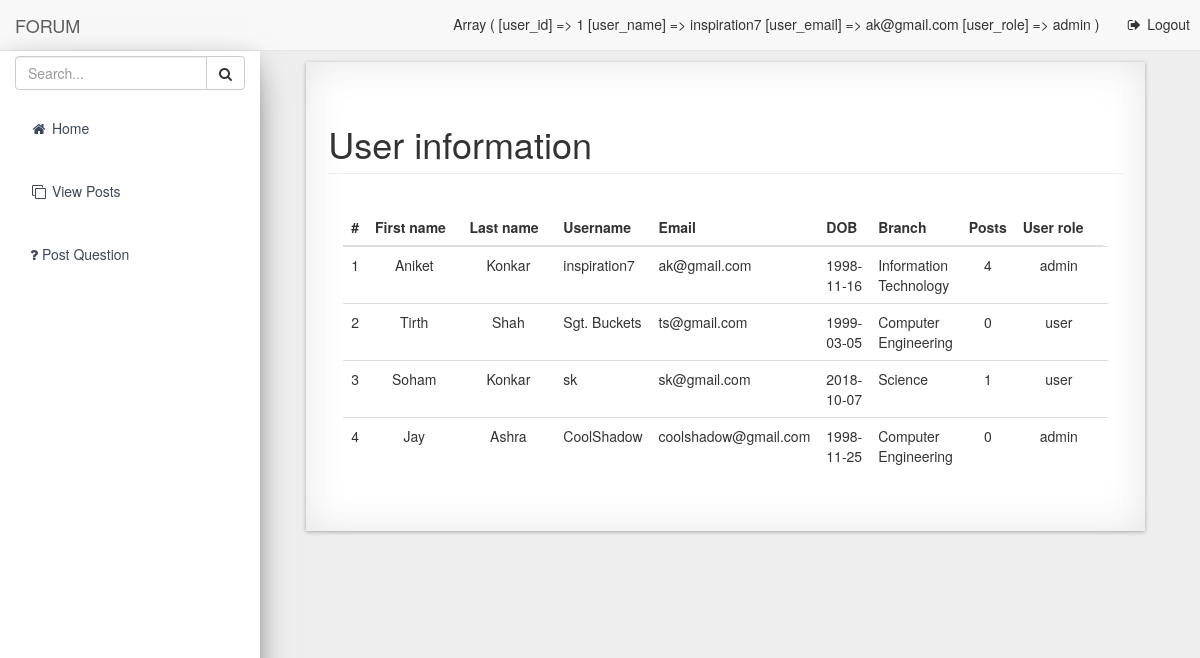
The page /admin/users.php (signed in) on the database its author committed.
### tables this page shows
CREATE TABLE `users` (
  `user_id` int(11) NOT NULL,
  `first_name` varchar(255) NOT NULL,
  `last_name` varchar(255) NOT NULL,
  `user_name` varchar(255) NOT NULL,
  `user_password` varchar(255) NOT NULL,
  `user_email` varchar(255) NOT NULL,
  `user_dob` date NOT NULL,
  `user_branch` varchar(255) NOT NULL,
  `user_posts` int(11) NOT NULL,
  `user_role` varchar(255) NOT NULL,
  `user_profile_img` text NOT NULL,
  `user_created_at` datetime NOT NULL,
  `is_deleted` bit(1) NOT NULL DEFAULT b'0',
  `deleted_by` int(11) NOT NULL,
  `deleted_at` datetime NOT NULL
);

### classes/Database.php (called while the page is built, shortened)
<?php
    class Database {
        private $servername;
        private $username;
        private $password;
        private $database;
        private $connection;
        public function __construct() {
            $this->servername = "localhost";
            $this->username = "aniket";
            $this->password = "aniket";
            $this->database = "forumdb";
        }
        public function connectDB() {
            $this->connection = new mysqli($this->servername, $this->username, $this->password, $this->database);
        }
        public function getConnection() {
            return $this->connection;
        }
    }
    $database = new Database();
?>

### classes/Users.php (called while the page is built, shortened)
<?php
	require_once("Database.php");
	class Users {
		private $connection;
		public function __construct() {
			global $database;
			$this->connection = $database->getConnection();
		}
		public function getAllUsers() {
			$sql = "SELECT * FROM users WHERE is_deleted = 0";
			$result_set = $this->connection->query($sql);
			return $result_set;
		}
	}
?>

### admin/users.php (the view, shortened to what this page needs)
<!DOCTYPE html>
<html lang="en">
    <?php
        require_once("../ui-elements/header.php");
        require_once("../classes/Users.php");
    ?>
    <body>
        <div id="wrapper">
            <?php
                require_once("../ui-elements/navigation.php");
            ?>
            <div id="page-wrapper">
                <div class="container-fluid container-fluid-mine effect8 padding-mine">
                    <div class="row">
                        <div class="col-lg-12">
                            <h1 class="page-header">User information</h1>
                        </div>
                    </div>
                    <div class="panel-body">
                        <div class="table-responsive">
                            <table class="table table-hover" id="users-table">
                                <thead>
                                    <tr>
                                        <th>#</th>
                                        <th>First name</th>
                                        <th>Last name</th>
                                        <th>Username</th>
                                        <th>Email</th>
                                        <th>DOB</th>
                                        <th>Branch</th>
                                        <th>Posts</th>
                                        <th>User role</th>
                                    </tr>
                                </thead>
                                <tbody class="hover-mine">
                                    <?php
                                        $sr_no = 1;
                                        $users = new Users();
                                        $result_set = $users->getAllUsers();
                                        while($row = mysqli_fetch_assoc($result_set)){
                                            extract($row);
                                    ?>
                                            <tr>
                                                <td><?php echo $sr_no; ?></td>
                                                <td style="text-align: center; padding-left: 25px; padding-right: 25px;"><?php echo $first_name; ?></td>
                                                <td style="text-align: center; padding-left: 25px; padding-right: 25px;"><?php echo $last_name; ?></td>
                                                <td><?php echo $user_name; ?></td>
                                                <td><?php echo $user_email; ?></td>
                                                <td><?php echo $user_dob; ?></td>
                                                <td><?php echo $user_branch; ?></td>
                                                <td style="text-align: center;"><?php echo $user_posts; ?></td>
                                                <td style="text-align: center; padding-left: 25px; padding-right: 25px;"><?php echo $user_role; ?></td>
                                                <td><a class='btn btn-outline btn-danger' onclick='deleteUserClicked(event, <?php echo $user_id; ?>, this);'><span class='fa fa-trash'></span> Delete</a></td>
                                            </tr>
                                    <?php
                                            $sr_no++;
                                        }
                                    ?>
                                </tbody>
                            </table>
                        </div>
                </div>
            </div>
        </div>
    </body>
</html>

### assets/css/myStyles.css (style rules this page uses)
div#page-wrapper>div.container-fluid-mine { margin: 25px; margin-top: 7%; background: #fff!important; }
.padding-mine { padding: 2.5%; }
.effect8 { position:relative; -webkit-box-shadow:0 1px 4px rgba(0, 0, 0, 0.3), 0 0 40px rgba(0, 0, 0, 0.1) inset; -moz-box-shadow:0 1px 4px rgba(0, 0, 0, 0.3), 0 0 40px rgba(0, 0, 0, 0.1) inset; box-shadow:0 1px 4px rgba(0, 0, 0, 0.3), 0 0 40px rgba(0, 0, 0, 0.1) inset; }
.effect8:before, .effect8:after { content:""; position:absolute; z-index:-1; -webkit-box-shadow:0 0 20px rgba(0,0,0,0.8); -moz-box-shadow:0 0 20px rgba(0,0,0,0.8); box-shadow:0 0 20px rgba(0,0,0,0.8); top:10px; bottom:10px; left:0; right:0; -moz-border-radius:100px / 10px; border-radius:100px / 10px; }
.effect8:after { right:10px; left:auto; -webkit-transform:skew(8deg) rotate(3deg); -moz-transform:skew(8deg) rotate(3deg); -ms-transform:skew(8deg) rotate(3deg); -o-transform:skew(8deg) rotate(3deg); transform:skew(8deg) rotate(3deg); }

### rows shown on the page
users: first_name "Aniket", last_name "Konkar", user_name "inspiration7", user_email "ak@gmail.com", user_dob "1998-11-16", user_branch "Information Technology", user_posts "4", user_role "admin"
users: first_name "Tirth", last_name "Shah", user_name "Sgt. Buckets", user_email "ts@gmail.com", user_dob "1999-03-05", user_branch "Computer Engineering", user_posts "0", user_role "user"
users: first_name "Soham", last_name "Konkar", user_name "sk", user_email "sk@gmail.com", user_dob "2018-10-07", user_branch "Science", user_posts "1", user_role "user"
users: first_name "Jay", last_name "Ashra", user_name "CoolShadow", user_email "coolshadow@gmail.com", user_dob "1998-11-25", user_branch "Computer Engineering", user_posts "0", user_role "admin"
